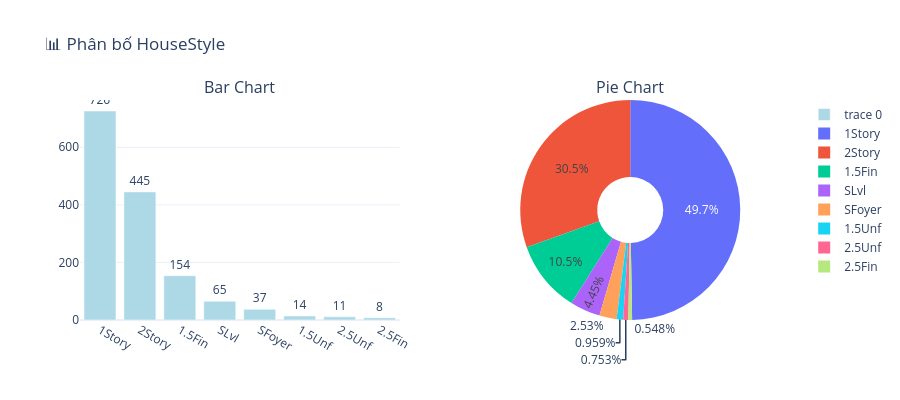

Notebook code cell kept with this figure:
### Markdown cell above
- Đa dạng nhóm: Neighborhood có nhiều giá trị khác nhau, thể hiện các khu vực địa lý trong dữ liệu nhà ở.
- Phân bố không đều: Một số khu vực xuất hiện nhiều hơn hẳn (top 10), có thể là các khu dân cư phổ biến hoặc có nhiều giao dịch.
- Ảnh hưởng đến SalePrice: Khu vực là đặc trưng rất quan trọng, thường ảnh hưởng mạnh đến giá nhà do vị trí, tiện ích, môi trường sống.
Khuyến nghị: Nên kiểm tra kỹ các nhóm

### Code cell
# Phân tích biến HouseStyle
eda_train.categorical_summary('HouseStyle', top_n=10)

### Figure 1 — Plotly figure (JSON) as saved in the notebook; plotly's stock layout.template omitted (floating-point values rounded to 4 significant figures)
{"data": [{"marker": {"color": "lightblue"}, "text": [726, 445, 154, 65, 37, 14, 11, 8], "textposition": "outside", "type": "bar", "x": ["1Story", "2Story", "1.5Fin", "SLvl", "SFoyer", "1.5Unf", "2.5Unf", "2.5Fin"], "xaxis": "x", "y": [726, 445, 154, 65, 37, 14, 11, 8], "yaxis": "y"}, {"domain": {"x": [0.55, 1], "y": [0, 1]}, "hole": 0.3, "labels": ["1Story", "2Story", "1.5Fin", "SLvl", "SFoyer", "1.5Unf", "2.5Unf", "2.5Fin"], "type": "pie", "values": [726, 445, 154, 65, 37, 14, 11, 8]}], "layout": {"annotations": [{"font": {"size": 16}, "showarrow": false, "text": "Bar Chart", "x": 0.225, "xanchor": "center", "xref": "paper", "y": 1, "yanchor": "bottom", "yref": "paper"}, {"font": {"size": 16}, "showarrow": false, "text": "Pie Chart", "x": 0.775, "xanchor": "center", "xref": "paper", "y": 1, "yanchor": "bottom", "yref": "paper"}], "height": 400, "showlegend": true, "title": {"text": "📊 Phân bố HouseStyle"}, "xaxis": {"anchor": "y", "domain": [0, 0.45]}, "yaxis": {"anchor": "x", "domain": [0, 1]}}}
